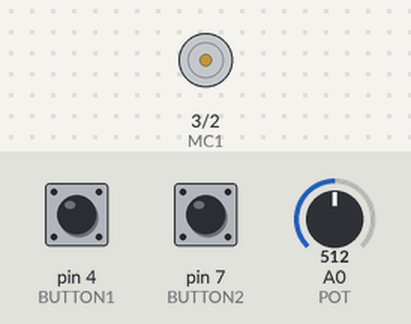
A sketch run on a simulated Arduino Uno, built with avr-gcc and run on an emulated ATmega328P. Parts: motor-driver pin pairs drawn as motors (green arrow = first pin HIGH = forward, orange = second pin HIGH = backward, longer = more drive, scaled by the enable pin). The inputs (shaded band) are chosen by the test bench; at power-on: pin 4 (BUTTON1) LOW, pin 7 (BUTTON2) LOW, A0 (POT) = 512.

Above: at 1.2 s.
1.3 s: pin 4 (BUTTON1) pulled HIGH for 0.15 s
At 2.5 s:
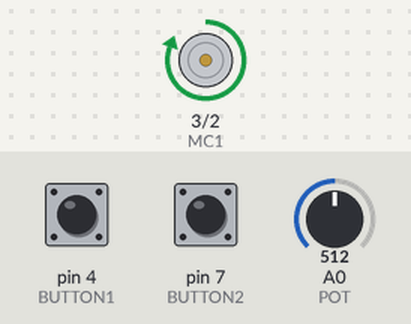
2.9 s: pin 4 (BUTTON1) pulled HIGH for 1 s
At 3.8 s:
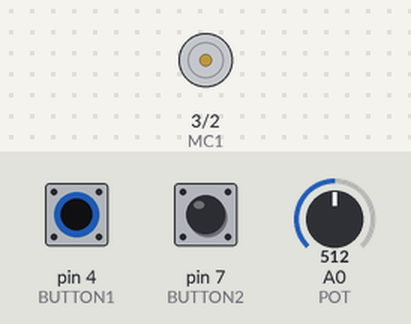
5.4 s: pin 7 (BUTTON2) pulled HIGH for 0.15 s
At 5.7 s:
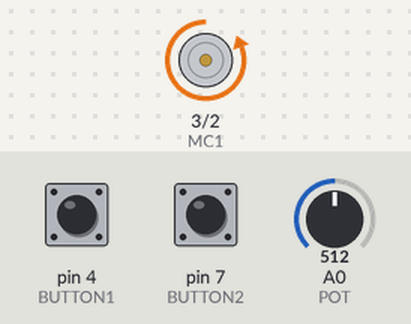
7.0 s: pin 7 (BUTTON2) pulled HIGH for 1 s
At 8.1 s:
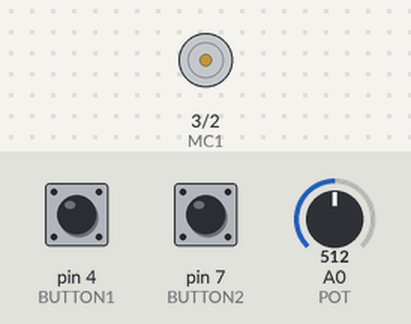
Timing chart, 0 to 10.0 s (numbered marks = the images above; inputs shaded):
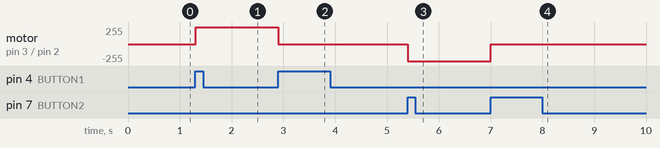

Measured:
- after the input at 1.3 s, motor on pin 3 (MC1) / pin 2 (MC2): stopped → forward 255/255 at once
- after the input at 2.9 s, motor on pin 3 (MC1) / pin 2 (MC2): forward 255/255 → stopped at once
- after the input at 5.4 s, motor on pin 3 (MC1) / pin 2 (MC2): stopped → backward 255/255 at once
- after the input at 7.0 s, motor on pin 3 (MC1) / pin 2 (MC2): backward 255/255 → stopped at once

The sketch:

ButtonMotor.ino
```cpp
// H-브리지를 사용한 모터 제어
const int EN = 9;   // H-브리지 1 활성화 핀
const int MC1 = 3;  // 모터 제어 1
const int MC2 = 2;  // 모터 제어 2
const int BUTTON1 = 4;   // 버튼 1 4번 핀에 연결
const int BUTTON2 = 7;   // 버튼 2 7번 핀에 연결
boolean lastButton1 = LOW;   // 버튼1의 이전 상태 저장
boolean currentButton1 = LOW;  // 버튼1의 현재 상태 저장
boolean lastButton2 = LOW;   // 버튼2의 이전 상태 저장
boolean currentButton2 = LOW;  // 버튼2의 현재 상태 저장
boolean MotorOn = false;  // 모터의 현재 상태 ( on / off)
const int POT = 0;  // 아날로그 0번 핀에 가변저항 연결

int val = 0;  // 가변저항 값 ( 0~1023 ) 저장
int velocity = 0;   // 모터 회전 속도 ( 0~255 ) 저장

void setup() {
  pinMode(BUTTON1, INPUT);
  pinMode(BUTTON2, INPUT);
  pinMode(EN, OUTPUT);
  pinMode(MC1, OUTPUT);
  pinMode(MC2, OUTPUT);
  brake();  // 모터를 정지한 상태로 초기화
}

boolean debounce(boolean last, int buttonPin) {
  boolean current = digitalRead(buttonPin);  // 버튼 상태 읽기
  if (last != current)      // 이전 상태와 현재 상태가 다르면...
  {
    delay(5);         // 5ms 대기
    current = digitalRead(buttonPin);  // 버튼 상태 다시 읽기
  }
  return current;       // 버튼의 현재 상태 반환
}

void loop() {
  val = analogRead(POT);

  currentButton1 = debounce(lastButton1, BUTTON1);  // 디바운싱된 버튼1 상태 읽기
  currentButton2 = debounce(lastButton2, BUTTON2);  // 디바운싱된 버튼2 상태 읽기

  if (lastButton1 == LOW && currentButton1 == HIGH) {
    if (MotorOn) {
      brake();  // 버튼1을 다시 누르면 모터를 정지
    } else {
      velocity = map(val, 563, 1023, 0, 255);
      forward(velocity); // 버튼1을 처음 누르면 모터를 정방향 회전
    }
    MotorOn = !MotorOn;  // 모터 상태를 반전
  }

  if (lastButton2 == LOW && currentButton2 == HIGH) {
    if (MotorOn) {
      brake();  // 버튼2를 누르면 모터를 정지
      MotorOn = false;  // 모터 상태를 OFF로 설정
    } else {
      velocity = map(val, 563, 1023, 0, 255);
      reverse(velocity); // 버튼2를 처음 누르면 모터를 역방향 회전
      MotorOn = true;  // 모터 상태를 ON으로 설정
    }
  }

  lastButton1 = currentButton1; // 이전 버튼 상태를 현재 버튼 상태로 설정
  lastButton2 = currentButton2; // 이전 버튼 상태를 현재 버튼 상태로 설정
}

// 모터를 주어진 속도 ( 0~255 )로 정방향으로 회전
void forward(int rate) {
  digitalWrite(EN, LOW);
  digitalWrite(MC1, HIGH);
  digitalWrite(MC2, LOW);
  analogWrite(EN, rate);
}

// 모터를 주어진 속도 ( 0~255 )로 역방향으로 회전
void reverse(int rate) {
  digitalWrite(EN, LOW);
  digitalWrite(MC1, LOW);
  digitalWrite(MC2, HIGH);
  analogWrite(EN, rate);
}

// 모터 정지
void brake() {
  digitalWrite(EN, LOW);
  digitalWrite(MC1, LOW);
  digitalWrite(MC2, LOW);
  digitalWrite(EN, HIGH);
}
```
